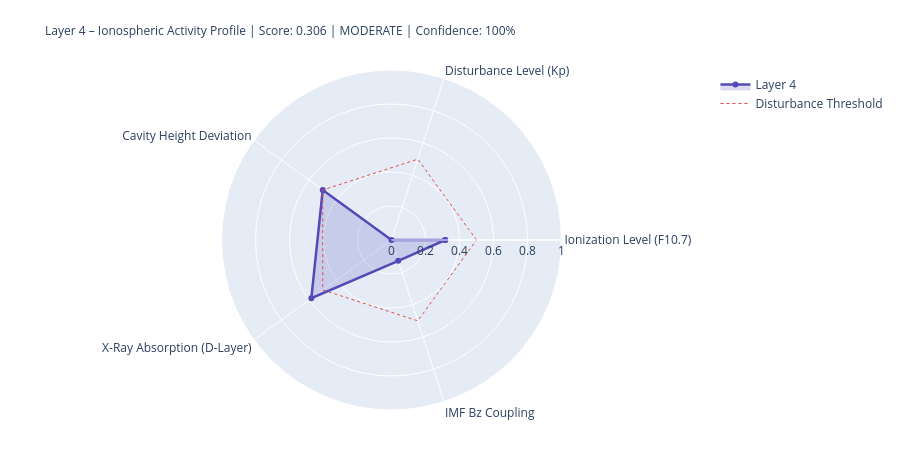

The code cell stored with this chart in its notebook:
### Markdown cell above
---
## 4. State Assessment & Handoff to Layer 5

### Code cell
# ============================================================
# LAYER-4-SCORE
# ============================================================

COMPONENTS = {
    'Ionization Level (F10.7)':    {'score': ioniz,       'source': 'primary' if f107_now else 'from_layer0', 'dynamic': True},
    'Disturbance Level (Kp)':          {'score': disturb,     'source': 'primary' if kp_now   else 'from_layer0', 'dynamic': True},
    'Cavity Height Deviation':    {'score': h_dev,       'source': 'derived',                                'dynamic': True},
    'X-Ray Absorption (D-Layer)':{'score': xray_ioniz,  'source': 'primary' if xray_now else 'missing',     'dynamic': True},
    'IMF Bz Coupling':             {'score': bz_coupling, 'source': 'primary' if bz_now   else 'from_layer0', 'dynamic': True},
}

available    = {k: v['score'] for k, v in COMPONENTS.items() if v['score'] is not None}
unavailable  = [k for k, v in COMPONENTS.items() if v['score'] is None]
layer4_score = round(sum(available.values()) / len(available), 4) if available else None
confidence   = round(len(available) / len(COMPONENTS), 2)
level = ('unknown' if layer4_score is None
         else 'quiet'   if layer4_score < 0.3
         else 'moderate' if layer4_score < 0.6
         else 'active')
dominant_l4 = max(available, key=available.get) if available else 'none'

# Resonance delta for Schumann SR-1
sr1_ref = schumann_freq(1, 80.0)
sr1_now = schumann_freq(1, h_eff)
sr1_delta_mhz = (sr1_now - sr1_ref) * 1000

# Propagation conditions
prop_cond = ('disturbed'   if kp_val > 4
             else 'unsettled' if kp_val > 2
             else 'normal')
if xray_class in ['X', 'M']:
    prop_cond = 'Radio-Blackout moeglich'

W = 68
print('=' * W)
print('LAYER 4 – IONOSPHERE – STATE ASSESSMENT')
print('=' * W)
for name, comp in COMPONENTS.items():
    s = comp['score']
    if s is not None:
        bar = '█' * int(s * 20) + '░' * (20 - int(s * 20))
        print(f'  {name:<36} {bar}  {s:.3f}  [{comp["source"]}]')
    else:
        print(f'  {name:<36} {"─" * 20}  n/a   [missing]')
print('-' * W)
print(f'  Score:          {layer4_score:.3f}  ({len(available)}/{len(COMPONENTS)} components)')
print(f'  Confidence:     {confidence:.0%}')
print(f'  Level:          {level.upper()}')
print(f'  Dominant:       {dominant_l4}')
print(f'  Cavity height:  {h_eff:.1f} km  (Ref: 80.0 km)')
print(f'  SR-1:           {sr1_now:.3f} Hz  (Δ {sr1_delta_mhz:+.1f} mHz vs. ref)')
print(f'  Propagation:    {prop_cond}')
print(f'  X-Ray:          {xray_class}-class  ({xray_now:.2e} W/m²)' if xray_now else '  X-Ray:          n/a')
print('=' * W)

# Radar
cats   = list(available.keys())
vals_r = list(available.values())
if len(cats) >= 3:
    fig = go.Figure()
    fig.add_trace(go.Scatterpolar(
        r=vals_r + [vals_r[0]], theta=cats + [cats[0]],
        fill='toself', fillcolor='rgba(83,74,183,0.20)',
        line=dict(color='#534AB7', width=2.5), name='Layer 4'
    ))
    fig.add_trace(go.Scatterpolar(
        r=[0.5] * (len(cats)+1), theta=cats + [cats[0]],
        line=dict(color='#E24B4A', dash='dot', width=1),
        mode='lines', name='Disturbance Threshold'
    ))
    fig.update_layout(
        title=dict(
            text=f'Layer 4 – Ionospheric Activity Profile | Score: {layer4_score:.3f} | {level.upper()} | Confidence: {confidence:.0%}',
            font=dict(size=12)
        ),
        polar=dict(radialaxis=dict(visible=True, range=[0, 1])),
        height=450, showlegend=True,
        margin=dict(l=80, r=80, t=70, b=40)
    )
    fig.show()

### Figure 1 — Plotly figure (JSON) as saved in the notebook; plotly's stock layout.template omitted (floating-point values rounded to 4 significant figures)
{"data": [{"fill": "toself", "fillcolor": "rgba(83,74,183,0.20)", "line": {"color": "#534AB7", "width": 2.5}, "name": "Layer 4", "r": [0.316, 0.0, 0.5, 0.583, 0.129, 0.316], "theta": ["Ionization Level (F10.7)", "Disturbance Level (Kp)", "Cavity Height Deviation", "X-Ray Absorption (D-Layer)", "IMF Bz Coupling", "Ionization Level (F10.7)"], "type": "scatterpolar"}, {"line": {"color": "#E24B4A", "dash": "dot", "width": 1}, "mode": "lines", "name": "Disturbance Threshold", "r": [0.5, 0.5, 0.5, 0.5, 0.5, 0.5], "theta": ["Ionization Level (F10.7)", "Disturbance Level (Kp)", "Cavity Height Deviation", "X-Ray Absorption (D-Layer)", "IMF Bz Coupling", "Ionization Level (F10.7)"], "type": "scatterpolar"}], "layout": {"height": 450, "margin": {"b": 40, "l": 80, "r": 80, "t": 70}, "polar": {"radialaxis": {"range": [0, 1], "visible": true}}, "showlegend": true, "title": {"font": {"size": 12}, "text": "Layer 4 – Ionospheric Activity Profile | Score: 0.306 | MODERATE | Confidence: 100%"}}}
